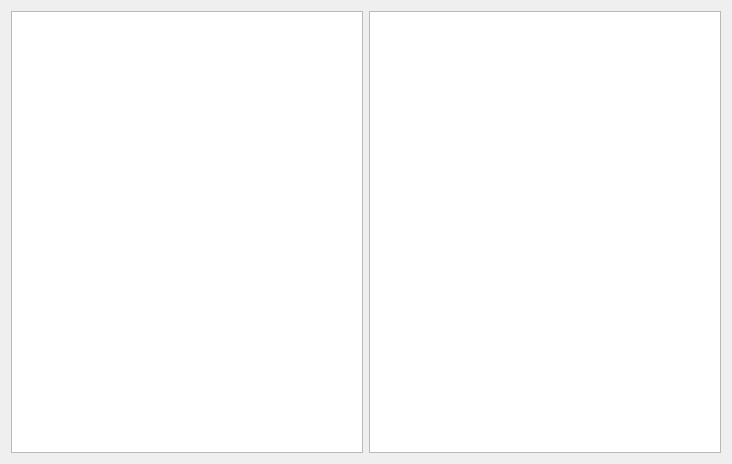
<?xml version="1.0" encoding="UTF-8"?>
<ui version="4.0">
 <class>Widget</class>
 <widget class="QWidget" name="Widget">
  <property name="geometry">
   <rect>
    <x>0</x>
    <y>0</y>
    <width>732</width>
    <height>464</height>
   </rect>
  </property>
  <property name="windowTitle">
   <string>Widget</string>
  </property>
  <layout class="QHBoxLayout" name="horizontalLayout">
   <item>
    <widget class="QTreeView" name="treeView"/>
   </item>
   <item>
    <widget class="QTableView" name="tableView"/>
   </item>
  </layout>
 </widget>
 <resources/>
 <connections/>
</ui>
